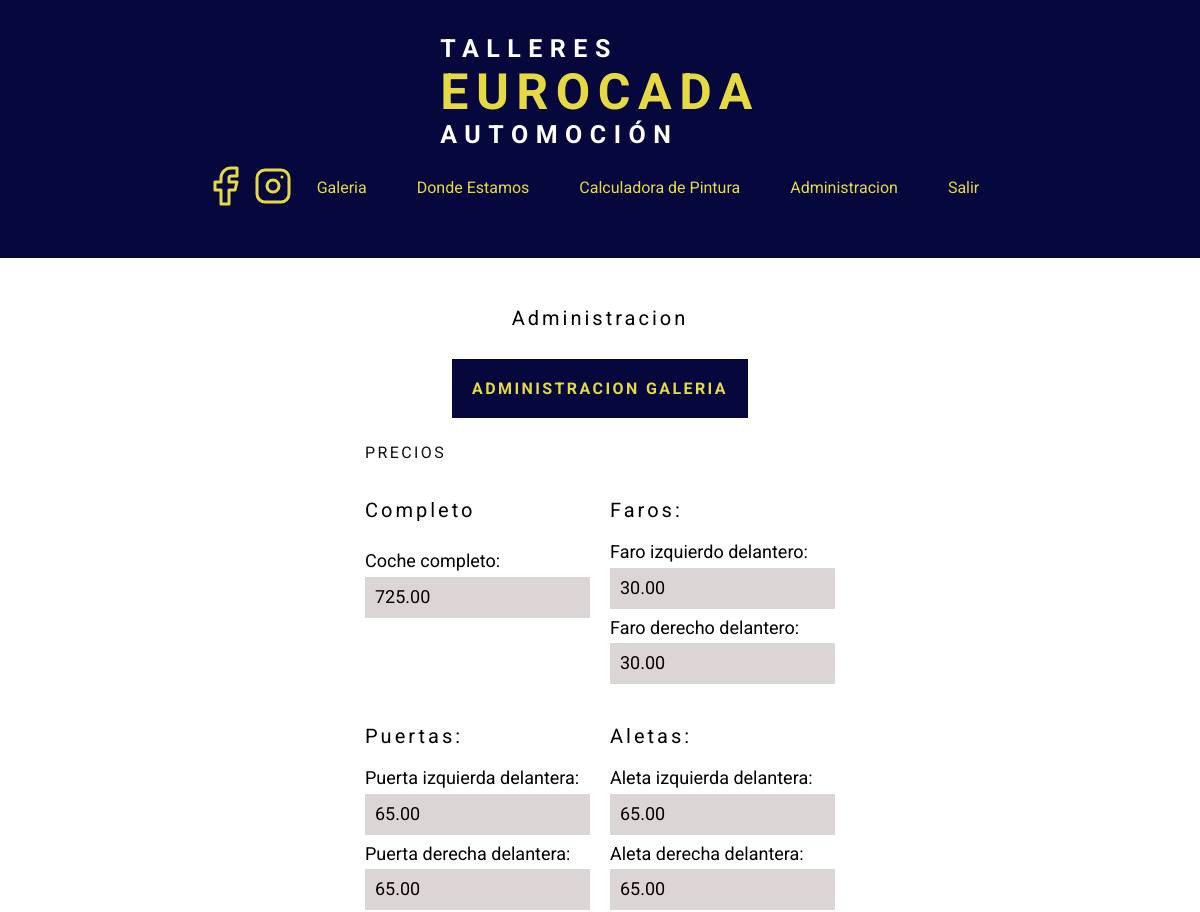
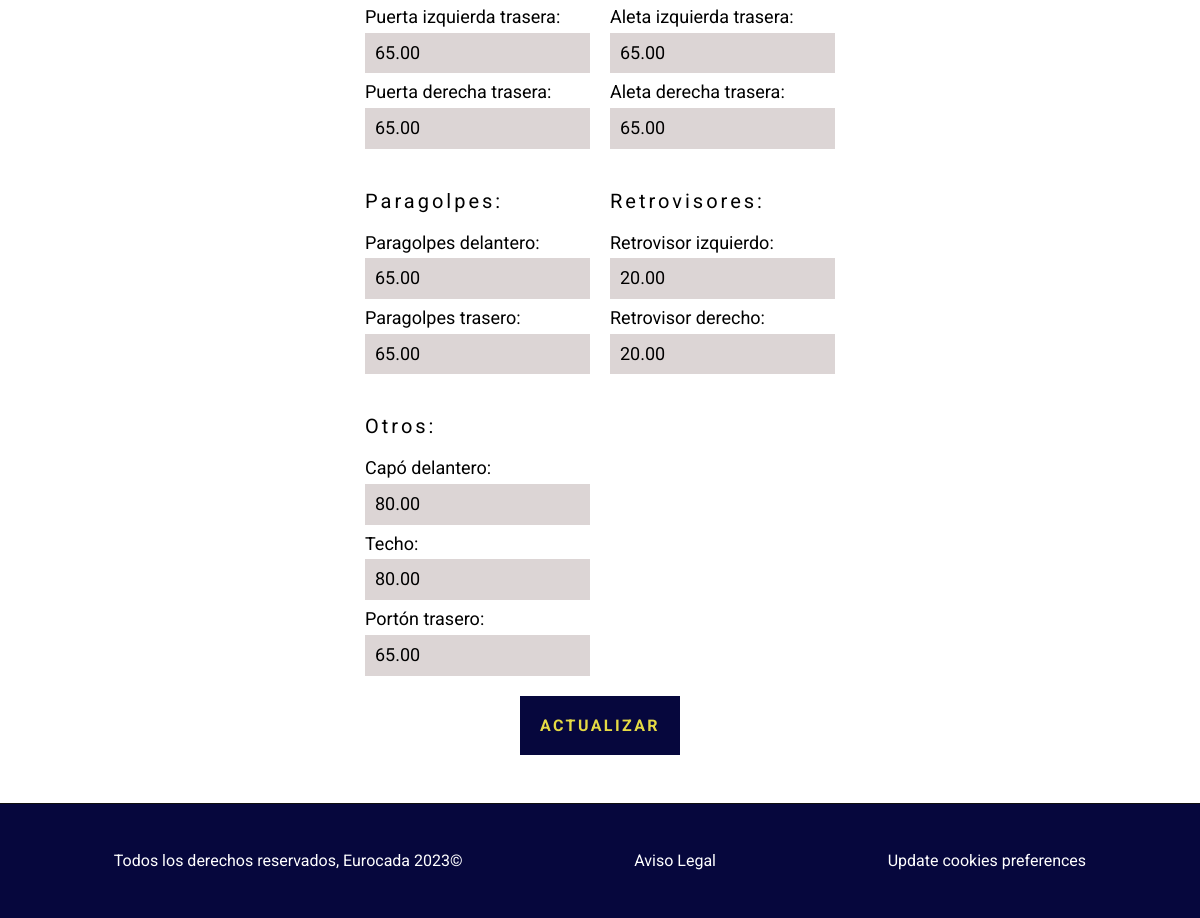
The app's page /administracion (signed in) with its own data (2 pictures, top to bottom).
### tables this page shows
CREATE TABLE `preciospiezas` (
  `id` int NOT NULL AUTO_INCREMENT,
  `puerta_del_izq` decimal(8,2) DEFAULT NULL,
  `puerta_del_der` decimal(8,2) DEFAULT NULL,
  `puerta_tras_izq` decimal(8,2) DEFAULT NULL,
  `puerta_tras_der` decimal(8,2) DEFAULT NULL,
  `retrovisor_izq` decimal(8,2) DEFAULT NULL,
  `retrovisor_der` decimal(8,2) DEFAULT NULL,
  `techo` decimal(8,2) DEFAULT NULL,
  `capo_del` decimal(8,2) DEFAULT NULL,
  `porton_tras` decimal(8,2) DEFAULT NULL,
  `paragolpes_del` decimal(8,2) DEFAULT NULL,
  `paragolpes_tras` decimal(8,2) DEFAULT NULL,
  `aleta_del_izq` decimal(8,2) DEFAULT NULL,
  `aleta_del_der` decimal(8,2) DEFAULT NULL,
  `aleta_tras_izq` decimal(8,2) DEFAULT NULL,
  `aleta_tras_der` decimal(8,2) DEFAULT NULL,
  `faro_del_izq` decimal(8,2) DEFAULT NULL,
  `faro_del_der` decimal(8,2) DEFAULT NULL,
  `completo` decimal(8,2) DEFAULT NULL,
  PRIMARY KEY (`id`)
);

### controllers/AdministracionController.php (called while the page is built, shortened)
<?php
class AdministracionController {
    public static function index (Router $router) {
        $precio = PreciosPiezas::find(1);
        $router->render('administracion/index', [
            'precio' => $precio,
            'titulo' => 'Administracion'
        ]);
    }
}

### public/index.php (called while the page is built, shortened)
<?php
$router = new Router();
$router->get('/', [PaginasController::class, 'calculadora']);
$router->post('/', [PaginasController::class, 'calculadora']);
$router->get('/confirmacion-contacto', [PaginasController::class, 'confirmacion']);
$router->get('/aviso-legal', [PaginasController::class, 'legal']);
$router->get('/ubicacion', [PaginasController::class, 'ubicacion']);
$router->get('/galeria', [GaleriaController::class, 'index']);
$router->get('/administracion/galeria', [AdministracionController::class, 'galeria']);
$router->post('/administracion/galeria', [AdministracionController::class, 'galeria']);
$router->get('/administracion/galeria/nueva-imagen', [AdministracionController::class, 'nueva']);
$router->post('/administracion/galeria/nueva-imagen', [AdministracionController::class, 'nueva']);
$router->post('/administracion/galeria/actualizar', [AdministracionController::class, 'actualizar']);
$router->get('/administracion', [AdministracionController::class, 'index']);
$router->post('/administracion', [AdministracionController::class, 'index']);
$router->get('/login', [AuthController::class, 'login']);
$router->post('/login', [AuthController::class, 'login']);
$router->get('/logout', [AuthController::class, 'logout']);
$router->get('/registro', [AuthController::class, 'registro']);
$router->post('/registro', [AuthController::class, 'registro']);
$router->get('/olvide', [AuthController::class, 'olvide']);
$router->post('/olvide', [AuthController::class, 'olvide']);
$router->get('/reestablecer', [AuthController::class, 'reestablecer']);
$router->post('/reestablecer', [AuthController::class, 'reestablecer']);
$router->get('/mensaje', [AuthController::class, 'mensaje']);
$router->get('/confirmar-cuenta', [AuthController::class, 'confirmar']);
$router->comprobarRutas();

### models/ActiveRecord.php (called while the page is built, shortened)
<?php
class ActiveRecord {
    protected static $db;
    protected static $tabla = '';
    public static function setDB($database) {
        self::$db = $database;
    }
    public static function consultarSQL($query) {
        $resultado = self::$db->query($query);
        $array = [];
        while($registro = $resultado->fetch_assoc()) {
            $array[] = static::crearObjeto($registro);
        }
        return $array;
    }
    protected static function crearObjeto($registro) {
        $objeto = new static;
        foreach($registro as $key => $value ) {
            if(property_exists( $objeto, $key  )) {
                $objeto->$key = $value;
            }
        }
        return $objeto;
    }
    public static function find($id) {
        $query = "SELECT * FROM " . static::$tabla  ." WHERE id = {$id}";
        $resultado = self::consultarSQL($query);
        return array_shift( $resultado ) ;
    }
}

### views/administracion/index.php (the view, shortened to what this page needs)
    <main class="contenedor">
        <h3>Administracion</h3>
        <a href="/administracion/galeria" class="boton">Administracion Galeria</a>
    <form class="formulario" method="POST">
    <fieldset class="grid-2">
        <legend class="mayus"><p>Precios</p></legend>
        <fieldset>
            <label><h3>Completo</h3></label>
            <div class="entrada">
                <label for="todas-piezas">Coche completo:</label>
                <input id="todas-piezas" step="0.01" type="number" name="pieza[completo]" value="<?php echo $precio->completo ?>">
            </div>
        </fieldset>
        <fieldset>
            <legend><h3>Faros:</h3></legend>
            <div class="entrada">
                <label for="pieza16" > Faro izquierdo delantero:</label>
                <input step="0.01" type="number" class="form--pieza__faro" id="pieza16" name="pieza[faro_del_izq]" value="<?php echo $precio->faro_del_izq ?>">
            </div>
            <div class="entrada">
                <label for="pieza17" > Faro derecho delantero:</label>
                <input step="0.01" type="number" class="form--pieza__faro" id="pieza17" name="pieza[faro_del_der]" value="<?php echo $precio->faro_del_der ?>">
            </div>
        </fieldset>
        <fieldset>
            <legend><h3>Puertas:</h3></legend>
            <div class="entrada">
                <label for="pieza1" > Puerta izquierda delantera:</label>
                <input step="0.01" type="number" class="form--pieza" id="pieza1" name="pieza[puerta_del_izq]" value="<?php echo $precio->puerta_del_izq ?>">
            </div>
            <div class="entrada">
                <label for="pieza2">Puerta derecha delantera:</label>
                <input step="0.01" type="number" class="form--pieza" id="pieza2" name="pieza[puerta_del_der]" value="<?php echo $precio->puerta_del_der ?>">
            </div>
            <div class="entrada">
                <label for="pieza3">Puerta izquierda trasera:</label>
                <input step="0.01" type="number" class="form--pieza" id="pieza3" name="pieza[puerta_tras_izq]" value="<?php echo $precio->puerta_tras_izq ?>">
            </div>
            <div class="entrada">
                <label for="pieza4">Puerta derecha trasera:</label>
                <input step="0.01" type="number" class="form--pieza" id="pieza4" name="pieza[puerta_tras_der]" value="<?php echo $precio->puerta_tras_der ?>">
            </div>
        </fieldset>
        <fieldset>
            <legend><h3>Aletas:</h3></legend>
            <div class="entrada">
                <label for="pieza5">Aleta izquierda delantera:</label>
                <input step="0.01" type="number" class="form--pieza" id="pieza5"  name="pieza[aleta_del_izq]" value="<?php echo $precio->aleta_del_izq ?>">
            </div>
            <div class="entrada">
                <label for="pieza6">Aleta derecha delantera:</label>
                <input step="0.01" type="number" class="form--pieza" id="pieza6"  name="pieza[aleta_del_der]" value="<?php echo $precio->aleta_del_der ?>">
            </div>
            <div class="entrada">
                <label for="pieza7">Aleta izquierda trasera:</label>
                <input step="0.01" type="number" class="form--pieza" id="pieza7"  name="pieza[aleta_tras_izq]" value="<?php echo $precio->aleta_tras_izq ?>">
            </div>
            <div class="entrada">
                <label for="pieza8">Aleta derecha trasera:</label>
                <input step="0.01" type="number" class="form--pieza" id="pieza8"  name="pieza[aleta_tras_der]" value="<?php echo $precio->aleta_tras_der ?>">
            </div>
        </fieldset>
        <fieldset>
            <legend><h3>Paragolpes:</h3></legend>
            <div class="entrada">
                <label for="pieza9">Paragolpes delantero:</label>
                <input step="0.01" type="number" class="form--pieza" id="pieza9"  name="pieza[paragolpes_del]" value="<?php echo $precio->paragolpes_del ?>">
            </div>
            <div class="entrada">
                <label for="pieza10">Paragolpes trasero:</label>
                <input step="0.01" type="number" class="form--pieza" id="pieza10"  name="pieza[paragolpes_tras]" value="<?php echo $precio->paragolpes_tras ?>">
            </div>
        </fieldset>
        <fieldset>
            <legend><h3>Retrovisores:</h3></legend>
            <div class="entrada">
                <label for="pieza11">Retrovisor izquierdo:</label>
                <input step="0.01" type="number" class="form--pieza" id="pieza11"  name="pieza[retrovisor_izq]" value="<?php echo $precio->retrovisor_izq ?>">
            </div>
            <div class="entrada">
                <label for="pieza12">Retrovisor derecho:</label>
                <input step="0.01" type="number" class="form--pieza" id="pieza12"  name="pieza[retrovisor_der]" value="<?php echo $precio->retrovisor_der ?>">
            </div>
        </fieldset>
        <fieldset>
            <legend><h3>Otros:</h3></legend>
            <div class="entrada">
                <label for="pieza13">Capó delantero:</label>
                <input step="0.01" type="number" class="form--pieza" id="pieza13"  name="pieza[capo_del]" value="<?php echo $precio->capo_del ?>">
            </div>
            <div class="entrada">
                <label for="pieza14">Techo:</label>
                <input step="0.01" type="number" class="form--pieza" id="pieza14"  name="pieza[techo]" value="<?php echo $precio->techo ?>">
            </div>
            <div class="entrada">
                <label for="pieza15">Portón trasero:</label>
                <input step="0.01" type="number" class="form--pieza" id="pieza15"  name="pieza[porton_tras]" value="<?php echo $precio->porton_tras ?>">
            </div>
        </fieldset>
    </fieldset>
    <input type="submit" value="Actualizar" class="boton margin2rem">
    </form>
</main>

### public/build/css/app.css (style rules this page uses)
html { line-height: 1.15; -webkit-text-size-adjust: 100%; }
body { margin: 0; }
main { display: block; }
a { background-color: transparent; }
button, input, optgroup, select, textarea { font-family: inherit; font-size: 100%; line-height: 1.15; margin: 0; }
button, input { overflow: visible; }
button, [type=button], [type=reset], [type=submit] { -webkit-appearance: button; }
fieldset { padding: 0.35em 0.75em 0.625em; }
legend { box-sizing: border-box; color: inherit; display: table; max-width: 100%; padding: 0; white-space: normal; }
html { font-size: 62.5%; box-sizing: border-box; background-color: #FFFFFF; }
*, *:before, *:after { box-sizing: inherit; }
body { font-family: "Roboto", sans-serif; font-size: 1.8rem; }
a { text-decoration: none; }
.contenedor { margin: 0 auto; padding: 2.8rem; border-bottom: 1px solid #101010; }
p { color: #101010; }
h3 { font-size: 2rem; font-style: normal; font-weight: 400; line-height: normal; letter-spacing: 0.3rem; text-align: center; }
p, a { font-size: 1.6rem; }
.mayus { text-transform: uppercase; }
.margin2rem { margin: 2rem; }
.boton { background-color: #06073d; padding: 2rem; color: #e5da44; font-size: 1.6rem; font-weight: 700; border: none; transition-property: background-color; transition-duration: 0.3s; text-align: center; font-style: normal; line-height: normal; letter-spacing: 0.24rem; text-transform: uppercase; }
form fieldset { padding: 0; border: none; margin: 0 auto; display: flex; flex-direction: column; gap: 0.9rem; align-items: start; }
form .entrada { display: flex; flex-direction: column; gap: 0.5rem; }
form .entrada input { background-color: #DCD5D5; border: none; padding: 1rem; }
.formulario { display: flex; flex-direction: column; align-items: center; max-width: 40rem; border-bottom: none; }
@media (min-width: 1024px) { .formulario { max-width: 70rem; } }
@media (min-width: 1024px) { .formulario .grid-2 { display: grid; grid-template-columns: repeat(2, 1fr); gap: 2rem; } }
main { display: flex; padding: 2.8rem; flex-direction: column; align-items: center; gap: 0.9rem; }
main p { font-size: 1.6rem; font-style: normal; font-weight: 400; line-height: normal; letter-spacing: 0.24rem; }

### records on screen
preciospiezas: completo "725.00", faro_del_izq "30.00", faro_del_der "30.00", puerta_del_izq "65.00", puerta_del_der "65.00", puerta_tras_izq "65.00", puerta_tras_der "65.00", aleta_del_izq "65.00", aleta_del_der "65.00", aleta_tras_izq "65.00", aleta_tras_der "65.00", paragolpes_del "65.00", paragolpes_tras "65.00", retrovisor_izq "20.00", retrovisor_der "20.00", capo_del "80.00", techo "80.00", porton_tras "65.00"

### other values on screen
DATE('Y') "2023"
